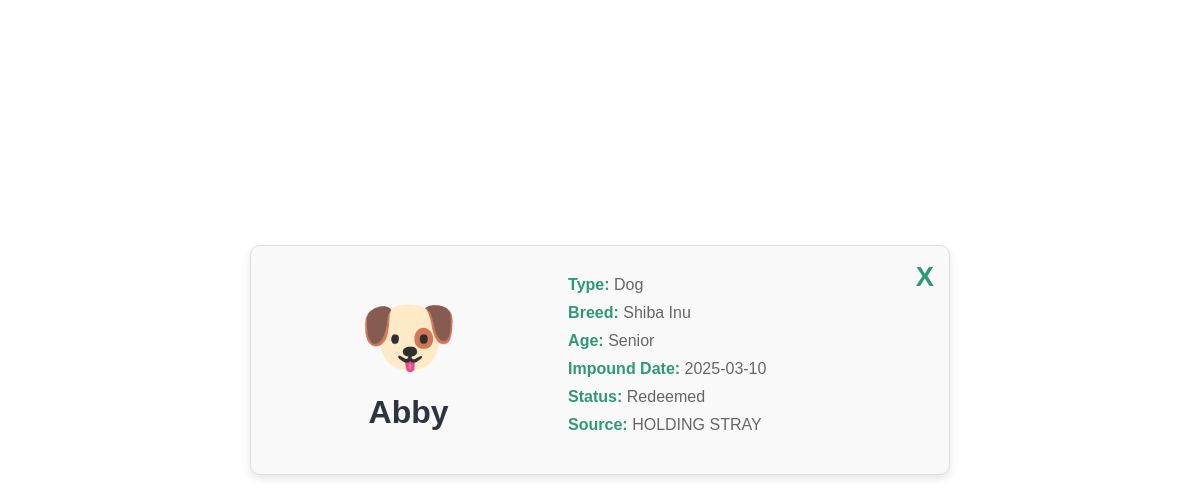
Screenshot of /pet_detail.php?pet=35280 with the database file from the repository.
### tables this page shows
CREATE TABLE `pets` (
  `animal_id` int(11) NOT NULL,
  `sex` varchar(10) DEFAULT NULL,
  `date_impounded` date DEFAULT NULL,
  `name` varchar(100) DEFAULT NULL,
  `kennel_number` varchar(20) DEFAULT NULL,
  `color` varchar(100) DEFAULT NULL,
  `age_category` varchar(50) DEFAULT NULL,
  `breed_id` int(11) DEFAULT NULL,
  `source_id` int(11) DEFAULT NULL,
  `status_id` int(11) DEFAULT NULL
);

CREATE TABLE `animaltype` (
  `type_id` int(11) NOT NULL,
  `type_name` varchar(50) NOT NULL
);

CREATE TABLE `breeds` (
  `breed_id` int(11) NOT NULL,
  `breed_name` varchar(100) NOT NULL,
  `type_id` int(11) DEFAULT NULL
);

CREATE TABLE `statuses` (
  `status_id` int(11) NOT NULL,
  `status_name` varchar(50) NOT NULL
);

CREATE TABLE `sources` (
  `source_id` int(11) NOT NULL,
  `source_name` varchar(50) NOT NULL
);

### helpers.php (called while the page is built, shortened)
<?php
function getPetDetail($db, $petId) {
    $query = "
        SELECT
            Pets.*,
            breeds.breed_name,
            animaltype.type_name,
            statuses.status_name,
            sources.source_name
        FROM Pets
        INNER JOIN breeds ON breeds.breed_id = Pets.breed_id
        INNER JOIN animaltype ON animaltype.type_id = breeds.type_id
        INNER JOIN statuses ON statuses.status_id = Pets.status_id
        LEFT JOIN sources ON sources.source_id = Pets.source_id
        WHERE Pets.animal_id = ?
    ";
    $stmt = $db->prepare($query);
    $stmt->bind_param("i", $petId);
    $stmt->execute();
    $result = $stmt->get_result();
    return $result->fetch_assoc();
}

### pet_detail.php (the view, shortened to what this page needs)
<?php
require("db.php");
require("helpers.php");
$statuses = [];
if (isset($_GET['pet'])) {
    $petId = $_GET['pet'];
    $pet = getPetDetail($db, $petId);
} else {
    echo "Pet ID not specified!";
    exit;
}
?>
<!DOCTYPE html>
<html lang="en">
<head>
    <link rel="stylesheet" href="css/index.css">
    <link rel="stylesheet" href="css/pet_detail.css">
</head>
<body>
    <main>
        <div class="pet-detail-container">
            <div class="pet-detail-card">
                <a href="index.php" class="back-button">X</a>
                <div class="pet-detail-content">
                    <div class="pet-detail-left">
                        <div class="pet-icon">
                            <?php if ($pet['type_name'] === 'Dog'): ?>
                                <span class="icon">🐶</span>
                            <?php elseif ($pet['type_name'] === 'Cat'): ?>
                                <span class="icon">🐱</span>
                            <?php else: ?>
                                <span class="icon">🐦</span>
                            <?php endif; ?>
                        </div>
                        <h2><?= htmlspecialchars($pet['name']) ?></h2>
                    </div>
                    <div class="pet-detail-right">
                        <p><strong>Type:</strong> <?= htmlspecialchars($pet['type_name']) ?></p>
                        <p><strong>Breed:</strong> <?= htmlspecialchars($pet['breed_name']) ?></p>
                        <p><strong>Age:</strong> <?= htmlspecialchars($pet['age_category']) ?></p>
                        <p><strong>Impound Date:</strong> <?= htmlspecialchars($pet['date_impounded']) ?></p>
                        <div>
                            <?php if (isset($_SESSION['role']) && $_SESSION['role'] === 'admin'): ?>
                                <strong>Status:</strong>
                                <form method="POST" class="status-row">
                                    <input type="hidden" name="pet_id" value="<?= $pet['animal_id'] ?>">
                                    <select name="status_id">
                                        <?php foreach ($statuses as $status): ?>
                                            <option value="<?= $status['status_id'] ?>"
                                                <?= $status['status_name'] === $pet['status_name'] ? 'selected' : '' ?>>
                                                <?= htmlspecialchars($status['status_name']) ?>
                                            </option>
                                        <?php endforeach; ?>
                                    </select>
                                    <button type="submit">Save Change</button>
                                </form>
                            <?php else: ?>
                                <p><strong>Status:</strong> <?= htmlspecialchars($pet['status_name']) ?></p>
                            <?php endif; ?>
                        </div>
                        <?php if (!empty($pet['source_name'])): ?>
                            <p><strong>Source:</strong> <?= htmlspecialchars($pet['source_name']) ?></p>
                        <?php else: ?>
                            <p><strong>Source:</strong> Not available</p>
                        <?php endif; ?>
                    </div>
                </div>
            </div>
        </div>
    </main>
</body>
</html>

### css/index.css (style rules this page uses)
* { margin: 0; padding: 0; box-sizing: border-box; font-family: Arial, Helvetica, sans-serif; }
html { --primary-green: #2e9a73; --dark-blue: #2B3440; --secondary-blue: #5077A0; --secondary-green: #50A079; --stronger-green: #48906c; --stronger-blue: #486b90; --border-grey: #ccc; }

### css/pet_detail.css (style rules this page uses)
.pet-detail-container { display: flex; justify-content: center; align-items: center; flex-direction: column; margin-top: 50px; min-height: 80vh; }
.pet-detail-card { background-color: #f9f9f9; border: 1px solid #ddd; border-radius: 10px; padding: 30px; max-width: 700px; width: 100%; box-shadow: 0 4px 8px rgba(0, 0, 0, 0.1); margin-bottom: 20px; position: relative; transition: box-shadow 0.3s ease-in-out; }
.pet-detail-card .back-button { position: absolute; top: 15px; right: 15px; font-size: 1.7rem; font-weight: bold; color: var(--primary-green); text-decoration: none; cursor: pointer; }
.pet-detail-content { display: flex; justify-content: space-between; align-items: center; }
.pet-detail-left { display: flex; flex-direction: column; align-items: center; width: 40%; }
.pet-detail-left .pet-icon { font-size: 5rem; margin-bottom: 10px; }
.pet-detail-left h2 { font-size: 2rem; color: var(--dark-blue); text-align: center; }
.pet-detail-right { width: 55%; }
.pet-detail-right p { color: #666; font-size: 1rem; margin-bottom: 10px; }
.pet-detail-right strong { color: var(--primary-green); font-weight: bold; }

### rows the page displays
pets: name "Abby", animaltype.type_name "Dog", breed.breed_name "Shiba Inu", age_category "Senior", date_impounded "2025-03-10", status.status_name "Redeemed", source.source_name "HOLDING STRAY"
